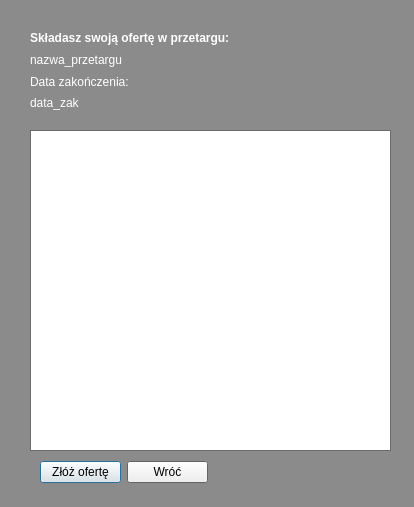
<?xml version="1.0" encoding="UTF-8"?>
<ui version="4.0">
 <class>zlozOferte</class>
 <widget class="QDialog" name="zlozOferte">
  <property name="geometry">
   <rect>
    <x>0</x>
    <y>0</y>
    <width>414</width>
    <height>507</height>
   </rect>
  </property>
  <property name="palette">
   <palette>
    <active>
     <colorrole role="WindowText">
      <brush brushstyle="SolidPattern">
       <color alpha="255">
        <red>255</red>
        <green>255</green>
        <blue>255</blue>
       </color>
      </brush>
     </colorrole>
     <colorrole role="Base">
      <brush brushstyle="SolidPattern">
       <color alpha="255">
        <red>255</red>
        <green>255</green>
        <blue>255</blue>
       </color>
      </brush>
     </colorrole>
     <colorrole role="Window">
      <brush brushstyle="SolidPattern">
       <color alpha="255">
        <red>139</red>
        <green>139</green>
        <blue>139</blue>
       </color>
      </brush>
     </colorrole>
    </active>
    <inactive>
     <colorrole role="WindowText">
      <brush brushstyle="SolidPattern">
       <color alpha="255">
        <red>255</red>
        <green>255</green>
        <blue>255</blue>
       </color>
      </brush>
     </colorrole>
     <colorrole role="Base">
      <brush brushstyle="SolidPattern">
       <color alpha="255">
        <red>255</red>
        <green>255</green>
        <blue>255</blue>
       </color>
      </brush>
     </colorrole>
     <colorrole role="Window">
      <brush brushstyle="SolidPattern">
       <color alpha="255">
        <red>139</red>
        <green>139</green>
        <blue>139</blue>
       </color>
      </brush>
     </colorrole>
    </inactive>
    <disabled>
     <colorrole role="WindowText">
      <brush brushstyle="SolidPattern">
       <color alpha="255">
        <red>190</red>
        <green>190</green>
        <blue>190</blue>
       </color>
      </brush>
     </colorrole>
     <colorrole role="Base">
      <brush brushstyle="SolidPattern">
       <color alpha="255">
        <red>139</red>
        <green>139</green>
        <blue>139</blue>
       </color>
      </brush>
     </colorrole>
     <colorrole role="Window">
      <brush brushstyle="SolidPattern">
       <color alpha="255">
        <red>139</red>
        <green>139</green>
        <blue>139</blue>
       </color>
      </brush>
     </colorrole>
    </disabled>
   </palette>
  </property>
  <property name="windowTitle">
   <string>Składanie oferty</string>
  </property>
  <widget class="QTableWidget" name="tableWidget">
   <property name="geometry">
    <rect>
     <x>30</x>
     <y>130</y>
     <width>361</width>
     <height>321</height>
    </rect>
   </property>
  </widget>
  <widget class="QWidget" name="layoutWidget">
   <property name="geometry">
    <rect>
     <x>30</x>
     <y>30</y>
     <width>361</width>
     <height>81</height>
    </rect>
   </property>
   <layout class="QVBoxLayout" name="verticalLayout">
    <item>
     <widget class="QLabel" name="label">
      <property name="font">
       <font>
        <weight>75</weight>
        <bold>true</bold>
       </font>
      </property>
      <property name="text">
       <string>Składasz swoją ofertę w przetargu:</string>
      </property>
     </widget>
    </item>
    <item>
     <widget class="QLabel" name="label_2">
      <property name="text">
       <string>nazwa_przetargu</string>
      </property>
     </widget>
    </item>
    <item>
     <widget class="QLabel" name="label_3">
      <property name="text">
       <string>Data zakończenia:</string>
      </property>
     </widget>
    </item>
    <item>
     <widget class="QLabel" name="label_4">
      <property name="text">
       <string>data_zak</string>
      </property>
     </widget>
    </item>
   </layout>
  </widget>
  <widget class="QWidget" name="layoutWidget">
   <property name="geometry">
    <rect>
     <x>40</x>
     <y>460</y>
     <width>168</width>
     <height>25</height>
    </rect>
   </property>
   <layout class="QHBoxLayout" name="horizontalLayout">
    <item>
     <widget class="QPushButton" name="pushButton">
      <property name="text">
       <string>Złóż ofertę</string>
      </property>
     </widget>
    </item>
    <item>
     <widget class="QPushButton" name="pushButton_2">
      <property name="text">
       <string>Wróć</string>
      </property>
     </widget>
    </item>
   </layout>
  </widget>
 </widget>
 <resources/>
 <connections/>
</ui>
